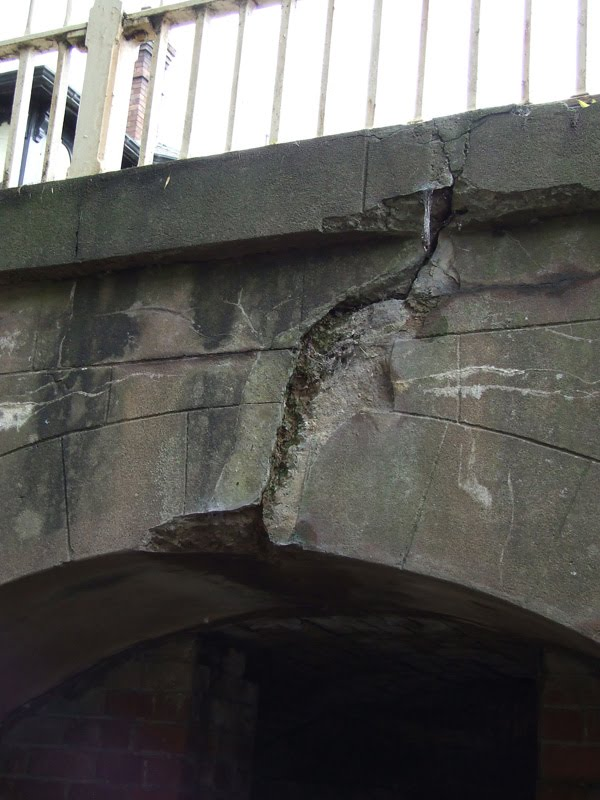
#> input picture test_imgs/crack_in_large_context_01.JPG, 600 x 800 px
$ jupyter execute 'Dice & Jaccard.ipynb'
#> lines starting #> are read from the running program, lines starting #| are printed output that depends on the picture; after the words box and inside, x2 and y2 are one past the last pixel; in counts of white or black regions, pixels touching at a corner belong together; long printed decimals are rounded
[cell 1]
from pathlib import Path
import argparse
import cv2
import numpy as np
from tqdm import tqdm
import matplotlib.pyplot as plt

def dice(y_true, y_pred):
    return (2 * (y_true * y_pred).sum() + 1e-15) / (y_true.sum() + y_pred.sum() + 1e-15)

def general_dice(y_true, y_pred):
    if y_true.sum() == 0:
        if y_pred.sum() == 0:
            return 1
        else:
            return 0

    return dice(y_true, y_pred)

def jaccard(y_true, y_pred):
    intersection = (y_true * y_pred).sum()
    union = y_true.sum() + y_pred.sum() - intersection
    return (intersection + 1e-15) / (union + 1e-15)

def general_jaccard(y_true, y_pred):
    if y_true.sum() == 0:
        if y_pred.sum() == 0:
            return 1
        else:
            return 0

    return jaccard(y_true, y_pred)

if __name__ == '__main__':
    parser = argparse.ArgumentParser()
    arg = parser.add_argument
    arg('-ground_truth_dir', type=str,  required=True, help='path where ground truth images are located')
    arg('-pred_dir', type=str, required=True,  help='path with predictions')
    arg('-threshold', type=float, default=0.2, required=False,  help='crack threshold detection')
    args = parser.parse_args()

    result_dice = []
    result_jaccard = []

    paths = [path for path in  Path(args.ground_truth_dir).glob('*')]
    for file_name in tqdm(paths):
        y_true = (cv2.imread(str(file_name), 0) > 0).astype(np.uint8)
#> y_true: shape (800, 600); every value is 1

        pred_file_name = Path(args.pred_dir) / file_name.name
        if not pred_file_name.exists():
            print(f'missing prediction for file {file_name.name}')
            continue

        pred_image = (cv2.imread(str(pred_file_name), 0) > 255 * args.threshold).astype(np.uint8)
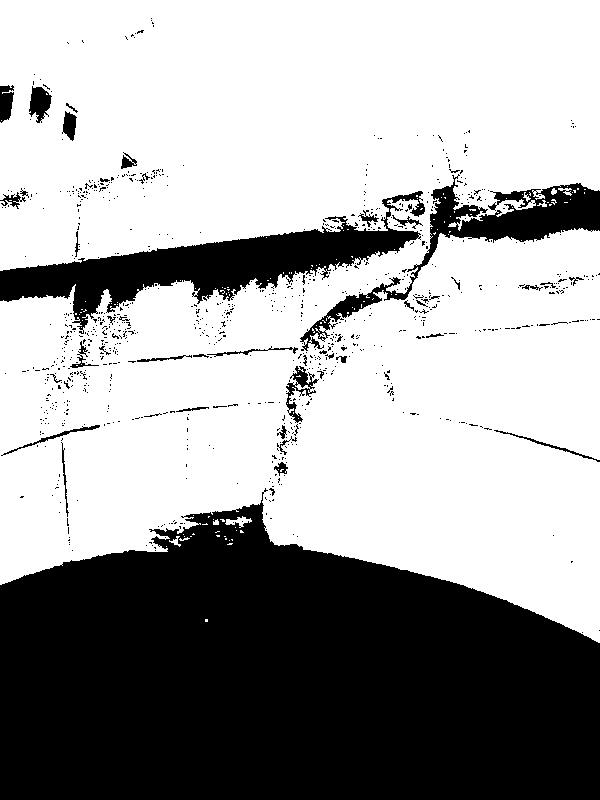
#> pred_image: shape (800, 600); values 0 (black) and 1 (white), 64.2% white; 907 black regions (860 under 20 px), largest, box (x1, y1, x2, y2) and area: (0, 488, 600, 800) 140465, (0, 191, 425, 334) 16675, (300, 174, 600, 351) 8069
        y_pred = pred_image

        # [9 lines of commented-out code are left out]

        result_dice += [dice(y_true, y_pred)]
#> result_dice = [0.782]
        result_jaccard += [jaccard(y_true, y_pred)]
#> in jaccard, `intersection = (y_true * y_pred).sum()`: intersection = 308059
#> in jaccard, `union = y_true.sum() + y_pred.sum() - intersection`: union = 480000
#> result_jaccard = [0.642]
#> pass 2 of the loop `for file_name in tqdm(paths):`:
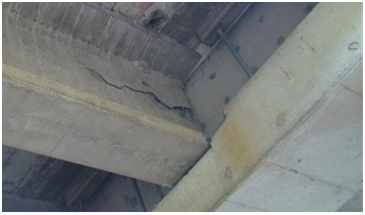
#> input picture test_imgs/crack_in_large_context_04.jpg, 365 x 215 px
#> y_true: shape (215, 365); every value is 1
#> `pred_image = (cv2.imread(str(pred_file_name), 0) > 255 * args.threshol..`:
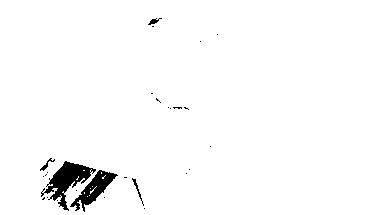
#> pred_image: shape (215, 365); values 0 (black) and 1 (white), 97.6% white; 27 black regions (22 under 20 px), largest, box (x1, y1, x2, y2) and area: (41, 161, 96, 211) 977, (70, 170, 118, 212) 676, (132, 178, 144, 206) 53, (40, 158, 55, 171) 47, (148, 18, 162, 25) 41
#> result_dice = [0.782, 0.988]
#> result_jaccard = [0.642, 0.976]

    print('Dice = ', np.mean(result_dice), np.std(result_dice))
#| Dice =  0.885 0.1031
    print('Jaccard = ', np.mean(result_jaccard), np.std(result_jaccard))
#| Jaccard =  0.8091 0.1673
